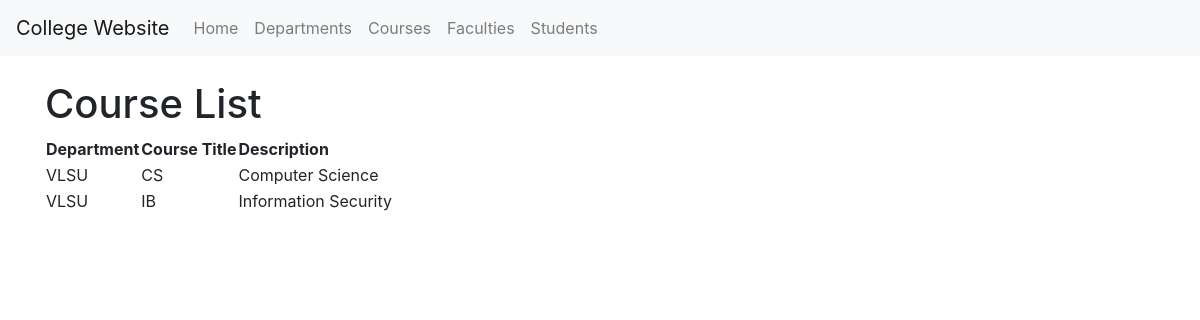
Screenshot of /course/ with the database file from the repository.
### simple/models.py (models this page shows, shortened)
class Course(models.Model):
    title = models.CharField(max_length=200)
    department = models.ForeignKey(Department, on_delete=models.CASCADE)
    description = models.TextField()

class Department(models.Model):
    name = models.CharField(max_length=200)
    description = models.TextField()
    def __str__(self):
        return self.name

### simple/views.py (the view)
# urls.py: path('course/', course_list, name='course_list'),
def course_list(request):
    courses = Course.objects.all()
    return render(request, 'course_list.html', {'courses': courses})

### simple/templates/course_list.html
{% extends 'base.html' %}
{% block content %}
<h1>Course List</h1>
 <table>
  <tr>
   <th>Department</th>
   <th>Course Title</th>
   <th>Description</th>
  </tr>
  {% for course in courses %}
  <tr>
   <td>{{ course.department }}</td>
   <td>{{ course.title }}</td>
   <td>{{ course.description }}</td>
  </tr>
  {% endfor %}
 </table>
{% endblock %}

### rows the page displays
Course: department "VLSU", title "CS", description "Computer Science"
Course: department "VLSU", title "IB", description "Information Security"
